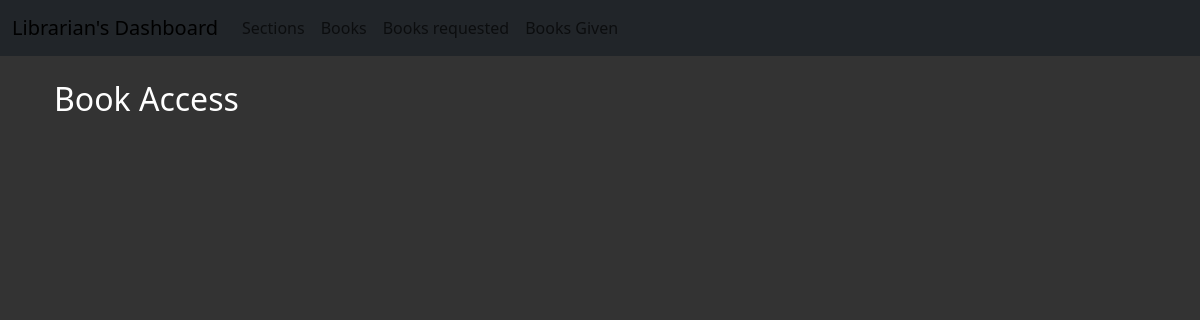
Before: /book_access with the older database file.
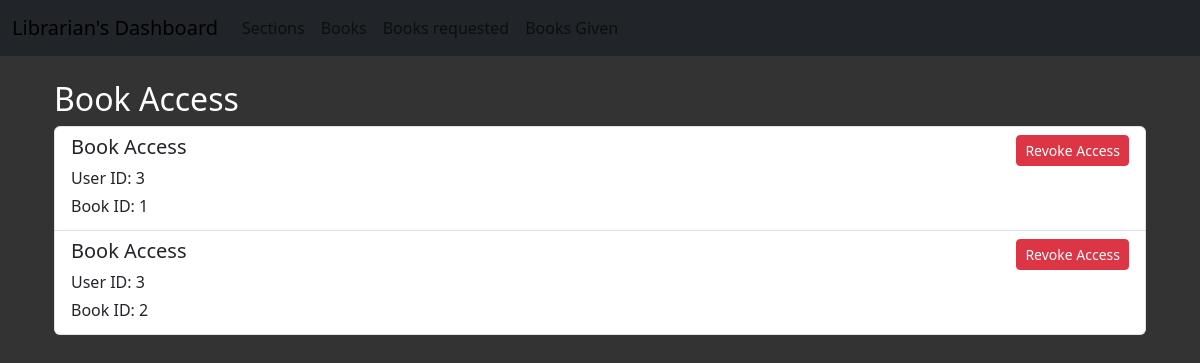
After: the same page with the newer database file.
### model.py (models this page shows)
class BookAccess(db.Model):
    __tablename__ = 'bookaccess'
    __table_args__ = {'extend_existing': True}
    id = db.Column(db.Integer, primary_key=True)
    user_id = db.Column(db.Integer, db.ForeignKey('user.id'), nullable=False)
    book_id = db.Column(db.Integer, db.ForeignKey('book.id'), nullable=False)
    issue_date = db.Column(db.DateTime, nullable=True, default=datetime.utcnow)

### routes.py (the view)
@app.route('/book_access')
def book_access():
    access = BookAccess.query.all()
    return render_template('book_access.html', access = access)

### templates/book_access.html
{% extends 'base_librarian.html' %}
{% block content %}
<div class="container">
    <h2>Book Access</h2>
    <div class="list-group">
        {% for acc in access %}
        <div class="list-group-item list-group-item-action">
            <div class="d-flex w-100 justify-content-between">
                <h5 class="mb-1">Book Access</h5>
                <div class="btn-group">
                    <a href="{{ url_for('revoke_access', access_id=acc.id) }}" class="btn btn-danger btn-sm">Revoke Access</a>
                </div>
            </div>
            <p class="mb-1">User ID: {{ acc.user_id }}</p>
            <p class="mb-1">Book ID: {{ acc.book_id }}</p>
        </div>
        {% endfor %}
    </div>
</div>
{% endblock %}

Changed rows visible on the page:
added BookAccess: user_id "3", book_id "1"
added BookAccess: user_id "3", book_id "2"
